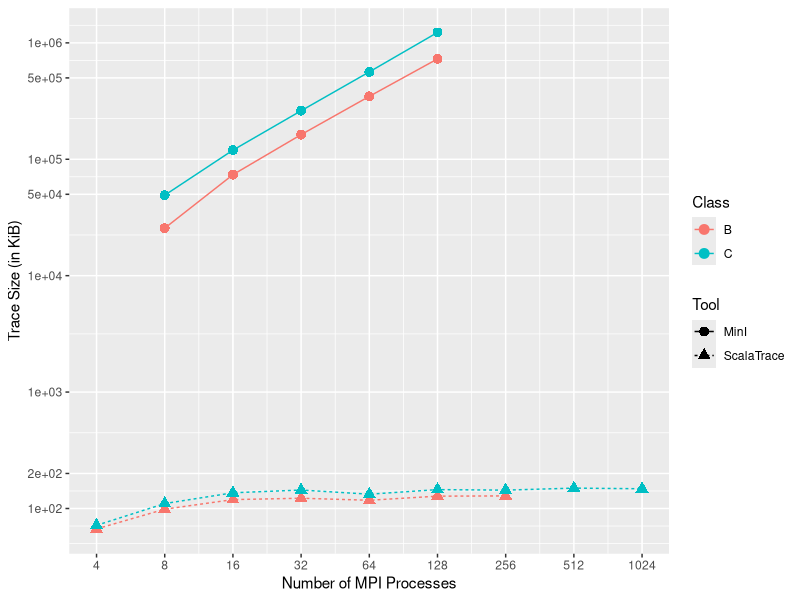
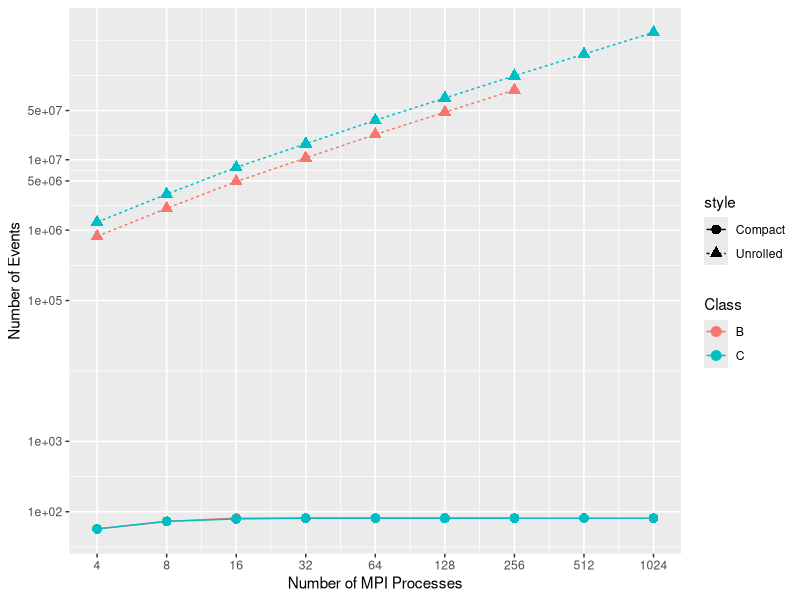

Generate these figures, in order, with R:
## ---- chunk 1
library(ggplot2)
setwd('~/SVN/Anshul/ScalaTrace-TI')

scala_sizes <- read.csv('datasets/scalatrace_sizes.csv',sep =',')
mini_sizes <- read.csv('datasets/mini_sizes.csv', sep=',')
scala_sizes$size <- scala_sizes$size/1024
mini_sizes$size <- mini_sizes$size *1024
scala_sizes$Tool="ScalaTrace"
mini_sizes$Tool="MinI"
## ---- chunk 2
sizes <- rbind(scala_sizes, mini_sizes)

ggplot(sizes, aes(x=processes, y=size, color=Class, shape=Tool, linetype=Tool )) +geom_line() + geom_point(size=3) + scale_y_log10(breaks=c(100*(1:2), 1e3, 1e4, 5e4, 1e5, 5e5, 1e6)) +scale_x_log10(breaks=unique(sizes$processes)) + ylab("Trace Size (in KiB)") + xlab("Number of MPI Processes")
## ---- chunk 3
compact <- read.csv('datasets/events_compact.csv',sep =',')
compact$style="Compact"
unrolled <- read.csv('datasets/events_unrolled.csv',sep =',')
unrolled$style="Unrolled"
events <- rbind(compact, unrolled)

ggplot(events, aes(x=processes, y=events, color=Class, shape=style, linetype=style )) +geom_line() + geom_point(size=3) + scale_y_log10(breaks=c(100,1e3,1e5,1e6,5e6,1e7,5e7)) +scale_x_log10(breaks=unique(sizes$processes)) + ylab("Number of Events") + xlab("Number of MPI Processes")
